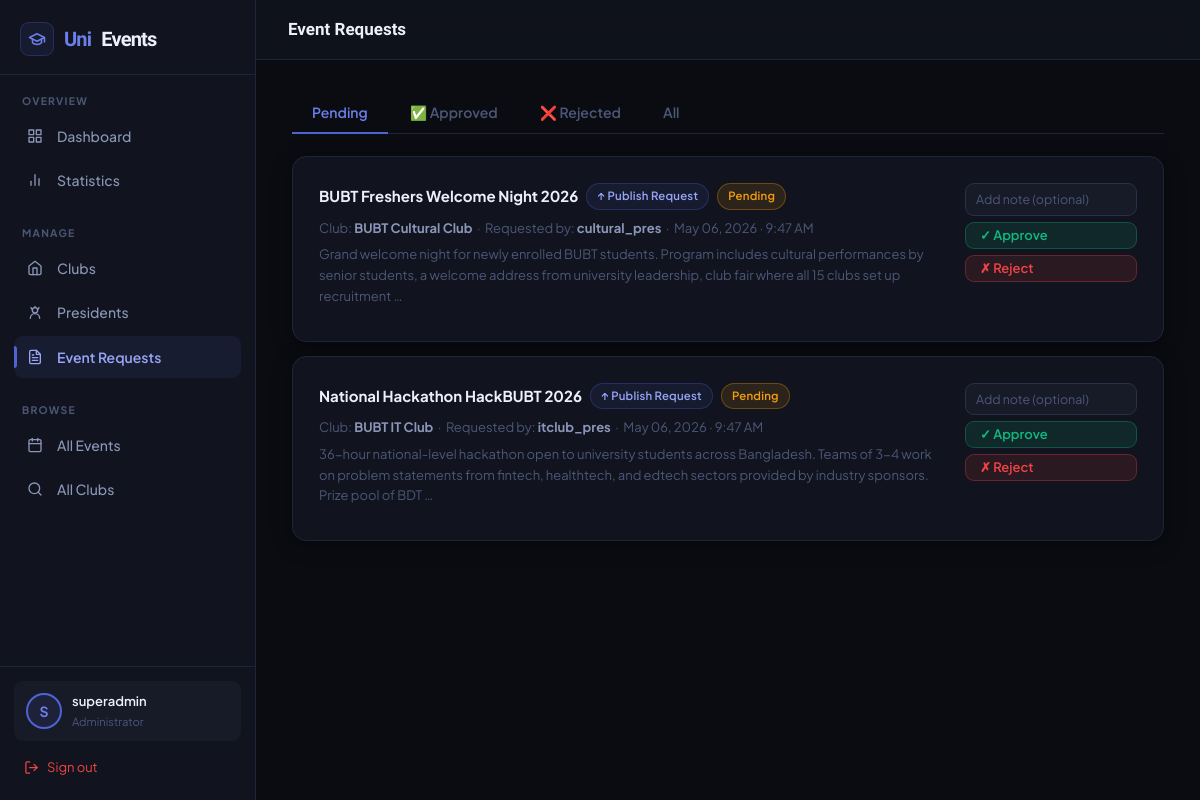
Screenshot of /dashboard/admin/event-requests/ (signed in) with the database file from the repository.
### accounts/models.py (models this page shows, shortened)
class CustomUser(AbstractUser):
    USER_TYPE_CHOICES = (
        ('student', 'Student'),
        ('faculty', 'Faculty'),
        ('admin', 'Administrator'),
        ('president', 'President'),
    )
    user_type = models.CharField(max_length=20, choices=USER_TYPE_CHOICES, default='student')
    student_id = models.CharField(max_length=20, blank=True, null=True)
    phone = models.CharField(max_length=15, blank=True, null=True)
    profile_picture = models.ImageField(upload_to='profile_pics/', blank=True, null=True)
    bio = models.TextField(blank=True, null=True)
    department = models.CharField(max_length=100, blank=True, null=True)
    intake = models.CharField(max_length=20, blank=True, null=True, help_text="e.g. 49, 50, Fall-2022")
    year = models.IntegerField(blank=True, null=True)
    is_verified = models.BooleanField(default=False)

### events/models.py (models this page shows, shortened)
class EventRequest(models.Model):
    STATUS_CHOICES = (
        ('pending', 'Pending'),
        ('approved', 'Approved'),
        ('rejected', 'Rejected'),
    )
    REQUEST_TYPE_CHOICES = (
        ('publish', 'Publish Request'),
        ('delete', 'Delete Request'),
    )
    event = models.OneToOneField(Event, on_delete=models.CASCADE, related_name='request')
    requested_by = models.ForeignKey(settings.AUTH_USER_MODEL, on_delete=models.CASCADE, related_name='event_requests')
    status = models.CharField(max_length=20, choices=STATUS_CHOICES, default='pending')
    request_type = models.CharField(max_length=20, choices=REQUEST_TYPE_CHOICES, default='publish')
    delete_reason = models.TextField(blank=True, null=True, help_text="President এর delete request এর কারণ")
    admin_note = models.TextField(blank=True, null=True, help_text="Admin এর rejection/approval note")
    requested_at = models.DateTimeField(auto_now_add=True)
    reviewed_at = models.DateTimeField(null=True, blank=True)
    reviewed_by = models.ForeignKey(
        settings.AUTH_USER_MODEL, on_delete=models.SET_NULL,
        null=True, blank=True, related_name='reviewed_requests'
    )
    class Meta:
        ordering = ['-requested_at']

class Event(models.Model):
    STATUS_CHOICES = (
        ('draft', 'Draft'),
        ('published', 'Published'),
        ('cancelled', 'Cancelled'),
        ('completed', 'Completed'),
    )
    EVENT_TYPE_CHOICES = (
        ('workshop', 'Workshop'),
        ('seminar', 'Seminar'),
        ('competition', 'Competition'),
        ('social', 'Social Event'),
        ('meeting', 'Meeting'),
        ('conference', 'Conference'),
        ('other', 'Other'),
    )
    title = models.CharField(max_length=200)
    slug = models.SlugField(unique=True)
    description = models.TextField()
    short_description = models.CharField(max_length=300)
    club = models.ForeignKey('clubs.Club', on_delete=models.CASCADE, related_name='events')
    category = models.ForeignKey(EventCategory, on_delete=models.SET_NULL, null=True, blank=True)
    event_type = models.CharField(max_length=20, choices=EVENT_TYPE_CHOICES, default='workshop')
    start_date = models.DateTimeField()
    end_date = models.DateTimeField()
    venue = models.CharField(max_length=200)
    location_map = models.URLField(blank=True, null=True)
    banner = models.ImageField(upload_to='event_banners/', blank=True, null=True)
    featured_image = models.ImageField(upload_to='event_images/', blank=True, null=True)
    max_participants = models.PositiveIntegerField(null=True, blank=True)
    is_free = models.BooleanField(default=True)
    fee = models.DecimalField(max_digits=10, decimal_places=2, default=0.00)
    registration_open = models.DateTimeField(default=timezone.now)
    registration_close = models.DateTimeField(null=True, blank=True)
    status = models.CharField(max_length=20, choices=STATUS_CHOICES, default='draft')
    is_featured = models.BooleanField(default=False)
    created_by = models.ForeignKey(settings.AUTH_USER_MODEL, on_delete=models.CASCADE, related_name='created_events')
    created_at = models.DateTimeField(auto_now_add=True)
    updated_at = models.DateTimeField(auto_now=True)
    class Meta:
        ordering = ['-start_date']

### clubs/models.py (models this page shows, shortened)
class Club(models.Model):
    STATUS_CHOICES = (
        ('active', 'Active'),
        ('inactive', 'Inactive'),
        ('pending', 'Pending Approval'),
    )
    name = models.CharField(max_length=200)
    slug = models.SlugField(unique=True)
    description = models.TextField()
    short_description = models.CharField(max_length=300, blank=True, null=True)
    category = models.ForeignKey(ClubCategory, on_delete=models.SET_NULL, null=True, blank=True)
    logo = models.ImageField(upload_to='club_logos/', blank=True, null=True)
    banner = models.ImageField(upload_to='club_banners/', blank=True, null=True)
    president = models.ForeignKey(settings.AUTH_USER_MODEL, on_delete=models.CASCADE, related_name='president_of')
    vice_president = models.ForeignKey(settings.AUTH_USER_MODEL, on_delete=models.SET_NULL, null=True, blank=True, related_name='vice_president_of')
    faculty_advisor = models.ForeignKey(settings.AUTH_USER_MODEL, on_delete=models.SET_NULL, null=True, blank=True, related_name='faculty_advisor_of')
    email = models.EmailField(blank=True, null=True)
    website = models.URLField(blank=True, null=True)
    social_facebook = models.URLField(blank=True, null=True)
    social_instagram = models.URLField(blank=True, null=True)
    social_linkedin = models.URLField(blank=True, null=True)
    status = models.CharField(max_length=20, choices=STATUS_CHOICES, default='pending')
    established_date = models.DateField(default=timezone.now)
    created_at = models.DateTimeField(auto_now_add=True)
    updated_at = models.DateTimeField(auto_now=True)
    class Meta:
        ordering = ['name']

### dashboard/views.py (the view)
# urls.py: path('admin/event-requests/', views.admin_event_requests, name='admin_event_requests'),
@login_required
def admin_event_requests(request):
    if not is_admin(request.user):
        return redirect('dashboard')
    status_filter = request.GET.get('status', 'pending')
    requests_qs = EventRequest.objects.select_related(
        'event', 'event__club', 'requested_by'
    ).order_by('-requested_at')
    if status_filter and status_filter != 'all':
        requests_qs = requests_qs.filter(status=status_filter)
    context = {
        'event_requests': requests_qs,
        'status_filter': status_filter,
    }
    return render(request, 'dashboard/admin/event_requests.html', context)

### dashboard/views.py (called while the page is built)
def is_admin(user):
    return user.is_authenticated and (user.is_staff or user.user_type == 'admin')

### templates/dashboard/admin/event_requests.html (shortened to what this page needs)
{% extends 'base.html' %}
{% block page_title %}Event Requests{% endblock %}
{% block app_content %}
<div style="display:flex;gap:2px;margin-bottom:22px;border-bottom:1px solid var(--border);padding-bottom:0" class="fade-up">
  <a href="?status=pending" style="padding:9px 20px;font-size:0.875rem;font-weight:600;text-decoration:none;margin-bottom:-1px;border-bottom:2px solid {% if status_filter == 'pending' %}var(--a){% else %}transparent{% endif %};color:{% if status_filter == 'pending' %}var(--a2){% else %}var(--txt3){% endif %}"> Pending</a>
  <a href="?status=approved" style="padding:9px 20px;font-size:0.875rem;font-weight:600;text-decoration:none;margin-bottom:-1px;border-bottom:2px solid {% if status_filter == 'approved' %}var(--green){% else %}transparent{% endif %};color:{% if status_filter == 'approved' %}var(--green){% else %}var(--txt3){% endif %}">✅ Approved</a>
  <a href="?status=rejected" style="padding:9px 20px;font-size:0.875rem;font-weight:600;text-decoration:none;margin-bottom:-1px;border-bottom:2px solid {% if status_filter == 'rejected' %}var(--red){% else %}transparent{% endif %};color:{% if status_filter == 'rejected' %}var(--red){% else %}var(--txt3){% endif %}">❌ Rejected</a>
  <a href="?status=all" style="padding:9px 20px;font-size:0.875rem;font-weight:600;text-decoration:none;margin-bottom:-1px;border-bottom:2px solid {% if status_filter == 'all' %}var(--border2){% else %}transparent{% endif %};color:{% if status_filter == 'all' %}var(--txt2){% else %}var(--txt3){% endif %}">All</a>
</div>
{% for req in event_requests %}
<div class="card fade-up" style="margin-bottom:14px">
  <div style="display:flex;justify-content:space-between;align-items:flex-start;gap:20px">
    <div style="flex:1">
      <div style="display:flex;align-items:center;gap:8px;margin-bottom:8px;flex-wrap:wrap">
        <span style="font-size:0.9375rem;font-weight:700;color:var(--txt)">{{ req.event.title }}</span>
        {% if req.request_type == 'delete' %}
        <span class="badge badge-red">✕ Delete Request</span>
        {% else %}
        <span class="badge badge-accent">↑ Publish Request</span>
        {% endif %}
        <span class="badge {% if req.status == 'pending' %}badge-yellow{% elif req.status == 'approved' %}badge-green{% else %}badge-red{% endif %}">
          {{ req.get_status_display }}
        </span>
      </div>
      <div style="font-size:0.8125rem;color:var(--txt3);margin-bottom:6px">
        Club: <strong style="color:var(--txt2)">{{ req.event.club.name }}</strong>
        &nbsp;·&nbsp; Requested by: <strong style="color:var(--txt2)">{{ req.requested_by.username }}</strong>
        &nbsp;·&nbsp; {{ req.requested_at|date:"M d, Y · g:i A" }}
      </div>
      {% if req.event.description %}
      <div style="font-size:0.8125rem;color:var(--txt3);line-height:1.6;margin-bottom:8px">
        {{ req.event.description|truncatewords:30 }}
      </div>
      {% endif %}
    </div>
    {% if req.status == 'pending' %}
    <form method="post" action="{% url 'admin_event_request_action' req.id %}">
      <div style="display:flex;flex-direction:column;gap:6px;min-width:140px">
        <input type="text" name="admin_note" placeholder="Add note (optional)" style="font-size:0.78rem;padding:6px 10px">
        <button name="action" value="approve" class="btn btn-success btn-sm">✓ Approve</button>
        <button name="action" value="reject" class="btn btn-danger btn-sm">✗ Reject</button>
      </div>
    </form>
    {% endif %}
  </div>
</div>
{% endfor %}
{% endblock %}

### templates/base.html (shortened to what this page needs)
{% load static %}
<!DOCTYPE html>
<html lang="en">
<head>
</head>
<body>
{% if user.is_authenticated and request.resolver_match.url_name not in 'home,club_list,club_detail,event_list,event_detail,join_club,register,login' %}
<div class="app-layout">
  <aside class="sidebar">
    <div class="sidebar-brand">
      <a href="{% url 'home' %}">
        <div class="sb-icon"><svg width="18" height="18" viewBox="0 0 24 24" fill="none" stroke="currentColor" stroke-width="2" stroke-linecap="round" stroke-linejoin="round" style="color:var(--a2)"><path d="M22 10v6M2 10l10-5 10 5-10 5z"/><path d="M6 12v5c3 3 9 3 12 0v-5"/></svg></div>
        Uni<span>Events</span>
      </a>
    </div>
    {% if user.is_staff or user.user_type == 'admin' %}
    <div class="sb-section">
      <div class="sb-label">Overview</div>
      <ul class="sb-nav">
        <li><a href="{% url 'admin_dashboard' %}" class="{% if request.resolver_match.url_name == 'admin_dashboard' %}active{% endif %}">
          <span class="sb-icon2"><svg width="16" height="16" viewBox="0 0 24 24" fill="none" stroke="currentColor" stroke-width="2" stroke-linecap="round" stroke-linejoin="round"><rect x="3" y="3" width="7" height="7"/><rect x="14" y="3" width="7" height="7"/><rect x="14" y="14" width="7" height="7"/><rect x="3" y="14" width="7" height="7"/></svg></span> Dashboard
        </a></li>
        <li><a href="{% url 'admin_statistics' %}" class="{% if request.resolver_match.url_name == 'admin_statistics' %}active{% endif %}">
          <span class="sb-icon2"><svg width="16" height="16" viewBox="0 0 24 24" fill="none" stroke="currentColor" stroke-width="2" stroke-linecap="round" stroke-linejoin="round"><line x1="18" y1="20" x2="18" y2="10"/><line x1="12" y1="20" x2="12" y2="4"/><line x1="6" y1="20" x2="6" y2="14"/></svg></span> Statistics
        </a></li>
      </ul>
    </div>
    <div class="sb-section">
      <div class="sb-label">Manage</div>
      <ul class="sb-nav">
        <li><a href="{% url 'admin_club_list' %}" class="{% if 'club' in request.resolver_match.url_name %}active{% endif %}">
          <span class="sb-icon2"><svg width="16" height="16" viewBox="0 0 24 24" fill="none" stroke="currentColor" stroke-width="2" stroke-linecap="round" stroke-linejoin="round"><path d="M3 9l9-7 9 7v11a2 2 0 01-2 2H5a2 2 0 01-2-2z"/><polyline points="9 22 9 12 15 12 15 22"/></svg></span> Clubs
        </a></li>
        <li><a href="{% url 'admin_president_list' %}" class="{% if 'president' in request.resolver_match.url_name %}active{% endif %}">
          <span class="sb-icon2"><svg width="16" height="16" viewBox="0 0 24 24" fill="none" stroke="currentColor" stroke-width="2" stroke-linecap="round" stroke-linejoin="round"><circle cx="12" cy="8" r="4"/><path d="M5 20a7 7 0 0114 0"/><path d="M8 7l-2-3M16 7l2-3M12 4V2"/></svg></span> Presidents
        </a></li>
        <li><a href="{% url 'admin_event_requests' %}" class="{% if 'event_request' in request.resolver_match.url_name %}active{% endif %}">
          <span class="sb-icon2"></span> Event Requests
        </a></li>
      </ul>
    </div>
    <div class="sb-section">
      <div class="sb-label">Browse</div>
      <ul class="sb-nav">
        <li><a href="{% url 'event_list' %}"><span class="sb-icon2"><svg width="16" height="16" viewBox="0 0 24 24" fill="none" stroke="currentColor" stroke-width="2" stroke-linecap="round" stroke-linejoin="round"><rect x="3" y="4" width="18" height="18" rx="2" ry="2"/><line x1="16" y1="2" x2="16" y2="6"/><line x1="8" y1="2" x2="8" y2="6"/><line x1="3" y1="10" x2="21" y2="10"/></svg></span> All Events</a></li>
        <li><a href="{% url 'club_list' %}"><span class="sb-icon2"><svg width="16" height="16" viewBox="0 0 24 24" fill="none" stroke="currentColor" stroke-width="2" stroke-linecap="round" stroke-linejoin="round"><circle cx="11" cy="11" r="8"/><line x1="21" y1="21" x2="16.65" y2="16.65"/></svg></span> All Clubs</a></li>
      </ul>
    </div>
    {% endif %}
    <div class="sb-footer">
      <div class="sb-user">
        <div class="sb-avatar">
          {% if user.profile_picture %}<img src="{{ user.profile_picture.url }}" style="width:100%;height:100%;object-fit:cover;border-radius:50%;">
          {% else %}{{ user.username|slice:":1"|upper }}{% endif %}
        </div>
        <div style="flex:1;min-width:0;">
          <div class="sb-name">{{ user.get_full_name|default:user.username|truncatechars:18 }}</div>
          <div class="sb-role">{{ user.get_user_type_display }}</div>
        </div>
      </div>
      <a href="{% url 'logout' %}" class="sb-logout">
        <svg width="15" height="15" viewBox="0 0 24 24" fill="none" stroke="currentColor" stroke-width="2" stroke-linecap="round" stroke-linejoin="round"><path d="M9 21H5a2 2 0 01-2-2V5a2 2 0 012-2h4"/><polyline points="16 17 21 12 16 7"/><line x1="21" y1="12" x2="9" y2="12"/></svg> Sign out
      </a>
    </div>
  </aside>
  <div class="app-main">
    <div class="app-topbar">
      <span class="app-topbar-title">{% block page_title %}{% endblock %}</span>
    </div>
    <div class="app-content">
      {% block app_content %}{% endblock %}
    </div>
  </div>
</div>
{% endif %}
</body>
</html>

### rows the page displays
CustomUser: username "S", get_full_name "superadmin", user_type "Administrator"
EventRequest: event "BUBT Freshers Welcome Night 2026", request_type "↑ Publish Request", status "Pending", event.club.name "BUBT Cultural Club", requested_by.username "cultural_pres", requested_at "May 06, 2026 · 9:47 AM", event.description "Grand welcome night for newly enrolled BUBT students. Program includes cultural performances by senior students, a welcome address from university leadership, club fair where all 15 clubs set up recruitment …"
EventRequest: event "National Hackathon HackBUBT 2026", request_type "↑ Publish Request", status "Pending", event.club.name "BUBT IT Club", requested_by.username "itclub_pres", requested_at "May 06, 2026 · 9:47 AM", event.description "36-hour national-level hackathon open to university students across Bangladesh. Teams of 3-4 work on problem statements from fintech, healthtech, and edtech sectors provided by industry sponsors. Prize pool of BDT …"
